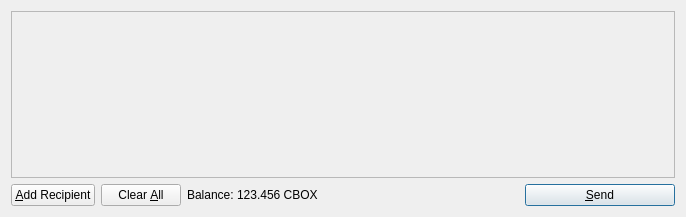
<?xml version="1.0" encoding="UTF-8"?>
<ui version="4.0">
 <class>SendCoinsDialog</class>
 <widget class="QDialog" name="SendCoinsDialog">
  <property name="geometry">
   <rect>
    <x>0</x>
    <y>0</y>
    <width>686</width>
    <height>217</height>
   </rect>
  </property>
  <property name="windowTitle">
   <string>Send Coins</string>
  </property>
  <layout class="QVBoxLayout" name="verticalLayout">
   <item>
    <widget class="QScrollArea" name="scrollArea">
     <property name="widgetResizable">
      <bool>true</bool>
     </property>
     <widget class="QWidget" name="scrollAreaWidgetContents">
      <property name="geometry">
       <rect>
        <x>0</x>
        <y>0</y>
        <width>666</width>
        <height>165</height>
       </rect>
      </property>
      <layout class="QVBoxLayout" name="verticalLayout_2">
       <property name="margin">
        <number>0</number>
       </property>
       <item>
        <layout class="QVBoxLayout" name="entries">
         <property name="spacing">
          <number>6</number>
         </property>
        </layout>
       </item>
       <item>
        <spacer name="verticalSpacer">
         <property name="orientation">
          <enum>Qt::Vertical</enum>
         </property>
         <property name="sizeHint" stdset="0">
          <size>
           <width>20</width>
           <height>40</height>
          </size>
         </property>
        </spacer>
       </item>
      </layout>
     </widget>
    </widget>
   </item>
   <item>
    <layout class="QHBoxLayout" name="horizontalLayout">
     <item>
      <widget class="QPushButton" name="addButton">
       <property name="toolTip">
        <string>Send to multiple recipients at once</string>
       </property>
       <property name="text">
        <string>&amp;Add Recipient</string>
       </property>
       <property name="icon">
        <iconset resource="../bitcoin.qrc">
         <normaloff>:/icons/add</normaloff>:/icons/add</iconset>
       </property>
       <property name="autoDefault">
        <bool>false</bool>
       </property>
      </widget>
     </item>
     <item>
      <widget class="QPushButton" name="clearButton">
       <property name="sizePolicy">
        <sizepolicy hsizetype="Minimum" vsizetype="Fixed">
         <horstretch>0</horstretch>
         <verstretch>0</verstretch>
        </sizepolicy>
       </property>
       <property name="toolTip">
        <string>Remove all transaction fields</string>
       </property>
       <property name="text">
        <string>Clear &amp;All</string>
       </property>
       <property name="icon">
        <iconset resource="../bitcoin.qrc">
         <normaloff>:/icons/remove</normaloff>:/icons/remove</iconset>
       </property>
       <property name="autoRepeatDelay">
        <number>300</number>
       </property>
       <property name="autoDefault">
        <bool>false</bool>
       </property>
      </widget>
     </item>
     <item>
      <layout class="QHBoxLayout" name="horizontalLayout_2">
       <property name="spacing">
        <number>3</number>
       </property>
       <item>
        <widget class="QLabel" name="label">
         <property name="text">
          <string>Balance:</string>
         </property>
        </widget>
       </item>
       <item>
        <widget class="QLabel" name="labelBalance">
         <property name="cursor">
          <cursorShape>IBeamCursor</cursorShape>
         </property>
         <property name="text">
          <string>123.456 CBOX</string>
         </property>
         <property name="textInteractionFlags">
          <set>Qt::LinksAccessibleByMouse|Qt::TextSelectableByKeyboard|Qt::TextSelectableByMouse</set>
         </property>
        </widget>
       </item>
      </layout>
     </item>
     <item>
      <spacer name="horizontalSpacer">
       <property name="orientation">
        <enum>Qt::Horizontal</enum>
       </property>
       <property name="sizeHint" stdset="0">
        <size>
         <width>40</width>
         <height>20</height>
        </size>
       </property>
      </spacer>
     </item>
     <item>
      <widget class="QPushButton" name="sendButton">
       <property name="minimumSize">
        <size>
         <width>150</width>
         <height>0</height>
        </size>
       </property>
       <property name="toolTip">
        <string>Confirm the send action</string>
       </property>
       <property name="text">
        <string>&amp;Send</string>
       </property>
       <property name="icon">
        <iconset resource="../bitcoin.qrc">
         <normaloff>:/icons/send</normaloff>:/icons/send</iconset>
       </property>
       <property name="default">
        <bool>true</bool>
       </property>
      </widget>
     </item>
    </layout>
   </item>
  </layout>
 </widget>
 <resources>
  <include location="../bitcoin.qrc"/>
 </resources>
 <connections/>
</ui>
